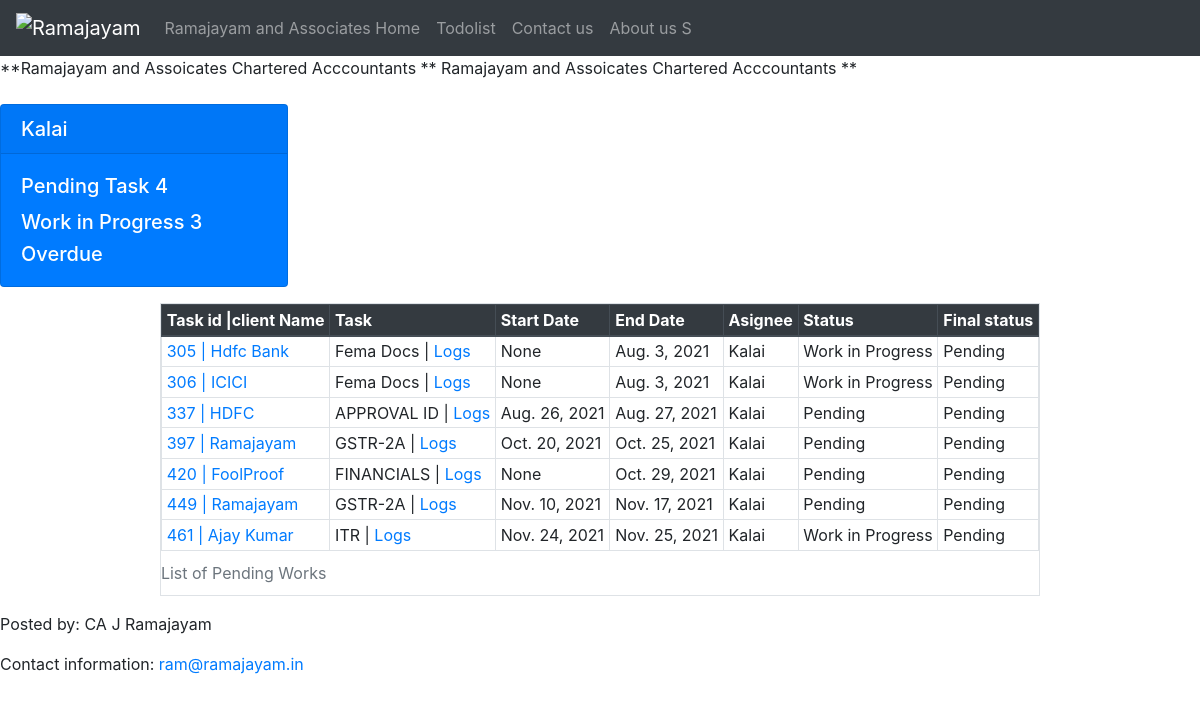
Screenshot of /todolist/kalai with the database file from the repository.
### todolist_app/models.py (models this page shows, shortened)
class Tasklist(models.Model):
    clientname= models.CharField(max_length=100,null=True,blank=True)
    task = models.CharField(max_length=100)
    startdate = models.DateField(default=timezone.now, blank=True, null=True)
    enddate = models.DateField(blank=True, null=True)
    assignee = models.CharField(max_length=30)
    status = models.CharField(max_length=30)
    fstatus = models.BooleanField(default=False)

### todolist_app/views.py (the view)
# urls.py: path('kalai', views.todolist6, name='todolist6'),
def todolist6(request):
                all_tasks = Tasklist.objects.filter(assignee ='Kalai').all()
                countkalaipending = Tasklist.objects.filter(assignee = 'Kalai').filter(status = 'Pending').count()
                countkalaiwip = Tasklist.objects.filter(assignee = 'Kalai').filter(status = 'Work in Progress').count()
                context = {
                    'all_tasks': all_tasks,
                    'countkalaipending': countkalaipending,
                    'countkalaiwip': countkalaiwip,
                }
                return render(request, 'kalaipage.html',context)

### todolist_app/templates/kalaipage.html (shortened to what this page needs)
{% extends 'base.html' %}
{% block content %}
    <marquee direction="scroll">**Ramajayam and Assoicates Chartered Acccountants ** Ramajayam and Assoicates Chartered Acccountants ** </marquee>
<br/>
<div class="card-group">
<div class="card text-white bg-primary mb-3" style="max-width: 18rem;">
  <h5  class="card-header">Kalai</h5>
  <div class="card-body">
    <h5 class="card-title">Pending Task {{ countkalaipending }}</h5>
    <h5 class="card-text"> Work in Progress {{ countkalaiwip }}</h5>
    <h5 class="card-text"> Overdue</h5>
  </div>
</div>
</div>
<div class="row justify-content-center">
    <div class="col-auto">
    <table class="table table-bordered table-hover table-sm table-responsive"  >
            <caption>List of Pending Works</caption>
            <thead class="thead-dark">
                <tr>
                    <th scope="col">Task id |client Name</th>
                    <th scope="col">Task</th>
                    <th scope="col">Start Date</th>
                    <th scope="col">End Date</th>
                    <th scope="col">Asignee</th>
                    <th scope="col">Status</th>
                    <th scope="col">Final status</th>
                </tr>
            </thead>
            <tbody>
                {% if all_tasks %}
                    {% for obj in all_tasks %}
                        {% if obj.fstatus %}
                        {% else %}
                            <tr>
                                <td><a href="{% url 'edit_task' obj.id %}">{{ obj.id  }} | {{ obj.clientname  }}</a></td>
                                <td>{{ obj.task  }} | <a href="{% url 'view_task' obj.id %}"> Logs</a> </td>
                                <td>{{ obj.startdate  }}</td>
                                <td>{{ obj.enddate  }}</td>
                                <td>{{ obj.assignee  }}</td>
                                <td>{{ obj.status  }}</td>
                                <td>Pending</td>
                            </tr>
                        {% endif %}
                    {% endfor %}
                {% endif%}
            </tbody>
        </table>
    </div>
  </div>
{% endblock content %}

### rows the page displays
Tasklist: id "305", clientname "Hdfc Bank", task "Fema Docs", startdate "None", enddate "Aug. 3, 2021", assignee "Kalai", status "Work in Progress"
Tasklist: id "306", clientname "ICICI", task "Fema Docs", startdate "None", enddate "Aug. 3, 2021", assignee "Kalai", status "Work in Progress"
Tasklist: id "337", clientname "HDFC", task "APPROVAL ID", startdate "Aug. 26, 2021", enddate "Aug. 27, 2021", assignee "Kalai", status "Pending"
Tasklist: id "397", clientname "Ramajayam", task "GSTR-2A", startdate "Oct. 20, 2021", enddate "Oct. 25, 2021", assignee "Kalai", status "Pending"
Tasklist: id "420", clientname "FoolProof", task "FINANCIALS", startdate "None", enddate "Oct. 29, 2021", assignee "Kalai", status "Pending"
Tasklist: id "449", clientname "Ramajayam", task "GSTR-2A", startdate "Nov. 10, 2021", enddate "Nov. 17, 2021", assignee "Kalai", status "Pending"
Tasklist: id "461", clientname "Ajay Kumar", task "ITR", startdate "Nov. 24, 2021", enddate "Nov. 25, 2021", assignee "Kalai", status "Work in Progress"

### other values shown
{{ countkalaipending }} "4"
{{ countkalaiwip }} "3"
